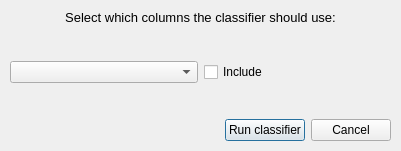
<?xml version="1.0" encoding="UTF-8"?>
<ui version="4.0">
 <class>Dialog</class>
 <widget class="QDialog" name="Dialog">
  <property name="geometry">
   <rect>
    <x>0</x>
    <y>0</y>
    <width>401</width>
    <height>151</height>
   </rect>
  </property>
  <property name="windowTitle">
   <string>Dialog</string>
  </property>
  <widget class="QWidget" name="verticalLayoutWidget">
   <property name="geometry">
    <rect>
     <x>10</x>
     <y>10</y>
     <width>381</width>
     <height>131</height>
    </rect>
   </property>
   <layout class="QVBoxLayout" name="verticalLayout">
    <item>
     <layout class="QHBoxLayout" name="horizontalLayout_3">
      <item>
       <widget class="QLabel" name="label">
        <property name="sizePolicy">
         <sizepolicy hsizetype="Fixed" vsizetype="Fixed">
          <horstretch>0</horstretch>
          <verstretch>0</verstretch>
         </sizepolicy>
        </property>
        <property name="font">
         <font>
          <pointsize>10</pointsize>
         </font>
        </property>
        <property name="text">
         <string>Select which columns the classifier should use:</string>
        </property>
        <property name="alignment">
         <set>Qt::AlignCenter</set>
        </property>
       </widget>
      </item>
     </layout>
    </item>
    <item>
     <spacer name="verticalSpacer_2">
      <property name="orientation">
       <enum>Qt::Vertical</enum>
      </property>
      <property name="sizeHint" stdset="0">
       <size>
        <width>20</width>
        <height>40</height>
       </size>
      </property>
     </spacer>
    </item>
    <item>
     <layout class="QHBoxLayout" name="horizontalLayout">
      <item>
       <widget class="QComboBox" name="comboBox"/>
      </item>
      <item>
       <widget class="QCheckBox" name="checkBox">
        <property name="text">
         <string>Include</string>
        </property>
       </widget>
      </item>
     </layout>
    </item>
    <item>
     <spacer name="verticalSpacer">
      <property name="orientation">
       <enum>Qt::Vertical</enum>
      </property>
      <property name="sizeHint" stdset="0">
       <size>
        <width>20</width>
        <height>40</height>
       </size>
      </property>
     </spacer>
    </item>
    <item>
     <layout class="QHBoxLayout" name="horizontalLayout_2">
      <item>
       <spacer name="horizontalSpacer">
        <property name="orientation">
         <enum>Qt::Horizontal</enum>
        </property>
        <property name="sizeHint" stdset="0">
         <size>
          <width>40</width>
          <height>20</height>
         </size>
        </property>
       </spacer>
      </item>
      <item>
       <widget class="QPushButton" name="runButton">
        <property name="text">
         <string>Run classifier</string>
        </property>
       </widget>
      </item>
      <item>
       <widget class="QPushButton" name="cancelButton">
        <property name="text">
         <string>Cancel</string>
        </property>
       </widget>
      </item>
     </layout>
    </item>
   </layout>
  </widget>
 </widget>
 <resources/>
 <connections/>
</ui>
